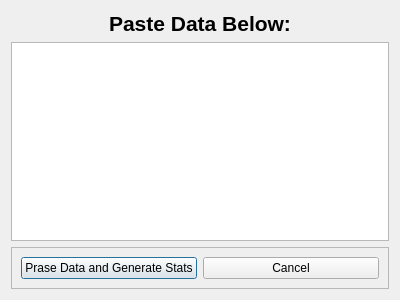
<?xml version="1.0" encoding="UTF-8"?>
<ui version="4.0">
 <class>Paste</class>
 <widget class="QDialog" name="Paste">
  <property name="geometry">
   <rect>
    <x>0</x>
    <y>0</y>
    <width>400</width>
    <height>300</height>
   </rect>
  </property>
  <property name="windowTitle">
   <string>Qute Data Paste</string>
  </property>
  <layout class="QVBoxLayout" name="verticalLayout">
   <item>
    <widget class="QLabel" name="pasteLabel">
     <property name="text">
      <string>&lt;html&gt;&lt;head/&gt;&lt;body&gt;&lt;p align=&quot;center&quot;&gt;&lt;span style=&quot; font-size:16pt; font-weight:600;&quot;&gt;Paste Data Below:&lt;/span&gt;&lt;/p&gt;&lt;/body&gt;&lt;/html&gt;</string>
     </property>
    </widget>
   </item>
   <item>
    <widget class="QTextEdit" name="statsPaste">
     <property name="acceptRichText">
      <bool>false</bool>
     </property>
    </widget>
   </item>
   <item>
    <widget class="QFrame" name="frame">
     <property name="frameShape">
      <enum>QFrame::StyledPanel</enum>
     </property>
     <property name="frameShadow">
      <enum>QFrame::Raised</enum>
     </property>
     <layout class="QHBoxLayout" name="horizontalLayout">
      <item>
       <widget class="QPushButton" name="praseButton">
        <property name="text">
         <string>Prase Data and Generate Stats</string>
        </property>
       </widget>
      </item>
      <item>
       <widget class="QPushButton" name="cancelButton">
        <property name="text">
         <string>Cancel</string>
        </property>
       </widget>
      </item>
     </layout>
    </widget>
   </item>
  </layout>
 </widget>
 <resources/>
 <connections/>
</ui>
